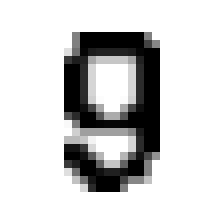
#> input picture digits/9/dig_0_9_n.png, 28 x 28 px (shown 8 times larger)
$ python tarea1.py digits/9/dig_0_9_n.png
#> lines starting #> are read from the running program, lines starting #| are printed output that depends on the picture; after the words box and inside, x2 and y2 are one past the last pixel; in counts of white or black regions, pixels touching at a corner belong together
#!/usr/bin/env python3
# -*- coding: utf-8 -*-
"""
Created on Sat Aug 12 15:22:32 2017

@author: jsaavedr
"""
import matplotlib.pyplot as plt
import numpy as np
from scipy import ndimage
from skimage import io, morphology, filters
import argparse

#Use: python3 tarea1.py <imagen de RUT>
if __name__ == "__main__":
    parser = argparse.ArgumentParser(description='OCR')
    parser.add_argument('image', help='input image')
    parser.add_argument('--save', dest='save', type=bool, default=False, nargs='?', const=True, help='input image')
    args=parser.parse_args()
    filename=args.image
    image=io.imread(filename)
#> image is the input picture: shape (28, 28); min 0, max 255, mean 208.3
    #thresholding
    th=filters.threshold_otsu(image*0.95)
#> th = 127.3
    im_bin = image > th
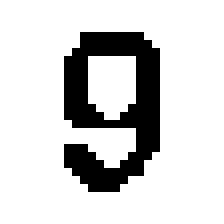
#> im_bin: shape (28, 28) bool (shown 8 times larger); 82.3% white; 1 black region, box (x1, y1, x2, y2) and area: (8, 4, 20, 24) 139
    #extracting connected components
    mlabels, nlabels=morphology.label(1-im_bin, connectivity=1, return_num=True)
#> mlabels: shape (28, 28) int64; values 0 (black) and 1 (white), 17.7% white; 1 white region, box (x1, y1, x2, y2) and area: (8, 4, 20, 24) 139
#> nlabels = 1
    for i in range(1, nlabels + 1):
        px, py=ndimage.find_objects(mlabels==i)[0]
        roi=im_bin[px, py]
        #padding the image wiht border=1, border width=2
        roi=np.pad(roi, 2, mode='constant', constant_values=1)
        #TODO
        #clase=classifyROI(roi)
        if (args.save):
            print('saving roi' + str(i))
            io.imsave('roi_' + str(i) + '.png', roi*255)


    print('RUT: ')
